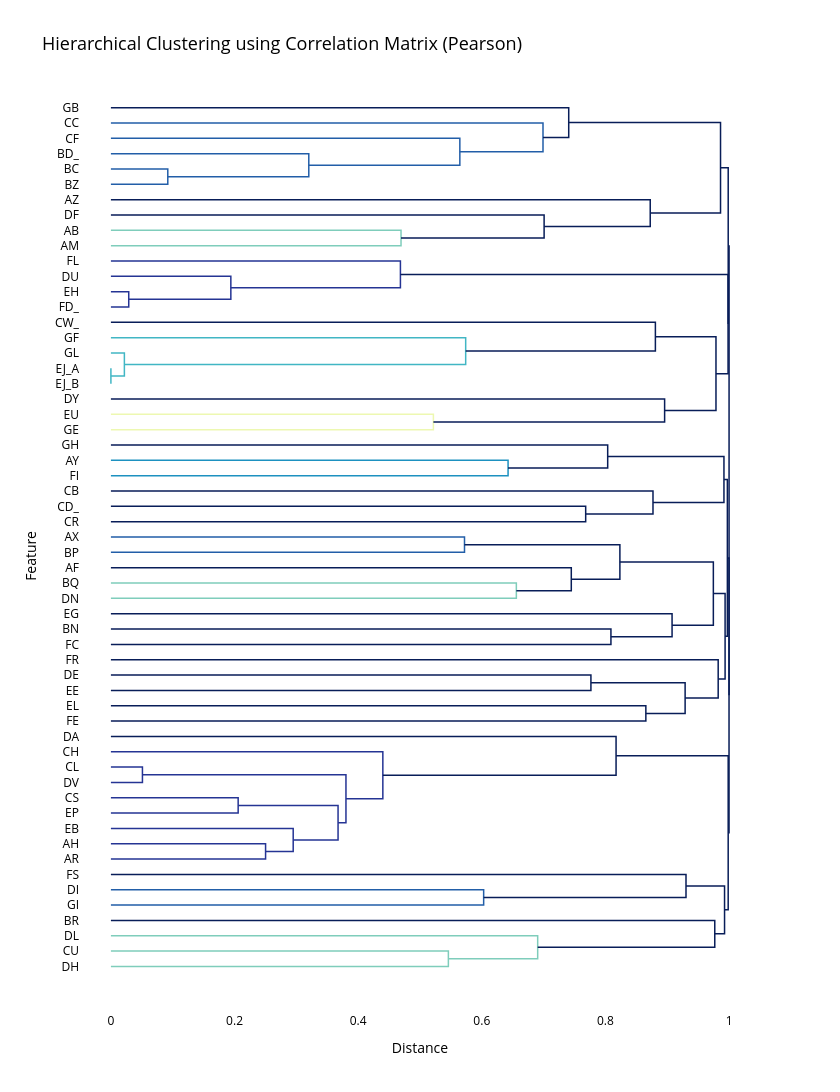

This figure's notebook cell:
### Code cell
import numpy as np

import plotly.figure_factory as ff
import plotly.express as px

from scipy.cluster.hierarchy import linkage
from scipy.spatial.distance import squareform


pearson_corr = X_train.corr(method="pearson")

dissimilarity = 1 - np.abs(pearson_corr)

FONT_COLOR = "black"
BACKGROUND_COLOR = "white"
fig = ff.create_dendrogram(
    dissimilarity,
    labels=pearson_corr.columns,
    orientation="left",
    colorscale=px.colors.sequential.YlGnBu_r,
    # squareform() returns lower triangular in compressed form - as 1D array.
    linkagefun=lambda x: linkage(squareform(dissimilarity), method="complete"),
)
fig.update_layout(
    font_color=FONT_COLOR,
    title="Hierarchical Clustering using Correlation Matrix (Pearson)",
    title_font_size=18,
    plot_bgcolor=BACKGROUND_COLOR,
    paper_bgcolor=BACKGROUND_COLOR,
    height=1340,
    width=840,
    yaxis=dict(
        showline=False,
        title="Feature",
        ticks="",
    ),
    xaxis=dict(
        showline=False,
        title="Distance",
        ticks="",
        range=[-0.05, 1.05],
    ),
)
fig.update_traces(line_width=1.5)
fig.show()

### Figure 1 — Plotly figure (JSON) as saved in the notebook; plotly's stock layout.template omitted (floating-point values rounded to 4 significant figures)
{"data": [{"hoverinfo": "text", "line": {"width": 1.5}, "marker": {"color": "rgb(34,94,168)"}, "mode": "lines", "type": "scatter", "x": [0.0, 0.09202, 0.09202, 0.0], "xaxis": "x", "y": [-45.0, -45.0, -55.0, -55.0], "yaxis": "y"}, {"hoverinfo": "text", "line": {"width": 1.5}, "marker": {"color": "rgb(34,94,168)"}, "mode": "lines", "type": "scatter", "x": [0.0, 0.3201, 0.3201, 0.09202], "xaxis": "x", "y": [-35.0, -35.0, -50.0, -50.0], "yaxis": "y"}, {"hoverinfo": "text", "line": {"width": 1.5}, "marker": {"color": "rgb(34,94,168)"}, "mode": "lines", "type": "scatter", "x": [0.0, 0.5645, 0.5645, 0.3201], "xaxis": "x", "y": [-25.0, -25.0, -42.5, -42.5], "yaxis": "y"}, {"hoverinfo": "text", "line": {"width": 1.5}, "marker": {"color": "rgb(34,94,168)"}, "mode": "lines", "type": "scatter", "x": [0.0, 0.699, 0.699, 0.5645], "xaxis": "x", "y": [-15.0, -15.0, -33.75, -33.75], "yaxis": "y"}, {"hoverinfo": "text", "line": {"width": 1.5}, "marker": {"color": "rgb(8,29,88)"}, "mode": "lines", "type": "scatter", "x": [0.0, 0.7406, 0.7406, 0.699], "xaxis": "x", "y": [-5.0, -5.0, -24.38, -24.38], "yaxis": "y"}, {"hoverinfo": "text", "line": {"width": 1.5}, "marker": {"color": "rgb(127,205,187)"}, "mode": "lines", "type": "scatter", "x": [0.0, 0.4693, 0.4693, 0.0], "xaxis": "x", "y": [-85.0, -85.0, -95.0, -95.0], "yaxis": "y"}, {"hoverinfo": "text", "line": {"width": 1.5}, "marker": {"color": "rgb(8,29,88)"}, "mode": "lines", "type": "scatter", "x": [0.0, 0.7008, 0.7008, 0.4693], "xaxis": "x", "y": [-75.0, -75.0, -90.0, -90.0], "yaxis": "y"}, {"hoverinfo": "text", "line": {"width": 1.5}, "marker": {"color": "rgb(8,29,88)"}, "mode": "lines", "type": "scatter", "x": [0.0, 0.8724, 0.8724, 0.7008], "xaxis": "x", "y": [-65.0, -65.0, -82.5, -82.5], "yaxis": "y"}, {"hoverinfo": "text", "line": {"width": 1.5}, "marker": {"color": "rgb(8,29,88)"}, "mode": "lines", "type": "scatter", "x": [0.7406, 0.9861, 0.9861, 0.8724], "xaxis": "x", "y": [-14.69, -14.69, -73.75, -73.75], "yaxis": "y"}, {"hoverinfo": "text", "line": {"width": 1.5}, "marker": {"color": "rgb(37,52,148)"}, "mode": "lines", "type": "scatter", "x": [0.0, 0.02885, 0.02885, 0.0], "xaxis": "x", "y": [-125.0, -125.0, -135.0, -135.0], "yaxis": "y"}, {"hoverinfo": "text", "line": {"width": 1.5}, "marker": {"color": "rgb(37,52,148)"}, "mode": "lines", "type": "scatter", "x": [0.0, 0.194, 0.194, 0.02885], "xaxis": "x", "y": [-115.0, -115.0, -130.0, -130.0], "yaxis": "y"}, {"hoverinfo": "text", "line": {"width": 1.5}, "marker": {"color": "rgb(37,52,148)"}, "mode": "lines", "type": "scatter", "x": [0.0, 0.4683, 0.4683, 0.194], "xaxis": "x", "y": [-105.0, -105.0, -122.5, -122.5], "yaxis": "y"}, {"hoverinfo": "text", "line": {"width": 1.5}, "marker": {"color": "rgb(65,182,196)"}, "mode": "lines", "type": "scatter", "x": [0.0, 2.22e-16, 2.22e-16, 0.0], "xaxis": "x", "y": [-175.0, -175.0, -185.0, -185.0], "yaxis": "y"}, {"hoverinfo": "text", "line": {"width": 1.5}, "marker": {"color": "rgb(65,182,196)"}, "mode": "lines", "type": "scatter", "x": [0.0, 0.02179, 0.02179, 2.22e-16], "xaxis": "x", "y": [-165.0, -165.0, -180.0, -180.0], "yaxis": "y"}, {"hoverinfo": "text", "line": {"width": 1.5}, "marker": {"color": "rgb(65,182,196)"}, "mode": "lines", "type": "scatter", "x": [0.0, 0.5739, 0.5739, 0.02179], "xaxis": "x", "y": [-155.0, -155.0, -172.5, -172.5], "yaxis": "y"}, {"hoverinfo": "text", "line": {"width": 1.5}, "marker": {"color": "rgb(8,29,88)"}, "mode": "lines", "type": "scatter", "x": [0.0, 0.8808, 0.8808, 0.5739], "xaxis": "x", "y": [-145.0, -145.0, -163.8, -163.8], "yaxis": "y"}, {"hoverinfo": "text", "line": {"width": 1.5}, "marker": {"color": "rgb(237,248,177)"}, "mode": "lines", "type": "scatter", "x": [0.0, 0.5217, 0.5217, 0.0], "xaxis": "x", "y": [-205.0, -205.0, -215.0, -215.0], "yaxis": "y"}, {"hoverinfo": "text", "line": {"width": 1.5}, "marker": {"color": "rgb(8,29,88)"}, "mode": "lines", "type": "scatter", "x": [0.0, 0.8957, 0.8957, 0.5217], "xaxis": "x", "y": [-195.0, -195.0, -210.0, -210.0], "yaxis": "y"}, {"hoverinfo": "text", "line": {"width": 1.5}, "marker": {"color": "rgb(8,29,88)"}, "mode": "lines", "type": "scatter", "x": [0.8808, 0.9788, 0.9788, 0.8957], "xaxis": "x", "y": [-154.4, -154.4, -202.5, -202.5], "yaxis": "y"}, {"hoverinfo": "text", "line": {"width": 1.5}, "marker": {"color": "rgb(8,29,88)"}, "mode": "lines", "type": "scatter", "x": [0.4683, 0.9984, 0.9984, 0.9788], "xaxis": "x", "y": [-113.8, -113.8, -178.4, -178.4], "yaxis": "y"}, {"hoverinfo": "text", "line": {"width": 1.5}, "marker": {"color": "rgb(8,29,88)"}, "mode": "lines", "type": "scatter", "x": [0.9861, 0.9986, 0.9986, 0.9984], "xaxis": "x", "y": [-44.22, -44.22, -146.1, -146.1], "yaxis": "y"}, {"hoverinfo": "text", "line": {"width": 1.5}, "marker": {"color": "rgb(29,145,192)"}, "mode": "lines", "type": "scatter", "x": [0.0, 0.6425, 0.6425, 0.0], "xaxis": "x", "y": [-235.0, -235.0, -245.0, -245.0], "yaxis": "y"}, {"hoverinfo": "text", "line": {"width": 1.5}, "marker": {"color": "rgb(8,29,88)"}, "mode": "lines", "type": "scatter", "x": [0.0, 0.8036, 0.8036, 0.6425], "xaxis": "x", "y": [-225.0, -225.0, -240.0, -240.0], "yaxis": "y"}, {"hoverinfo": "text", "line": {"width": 1.5}, "marker": {"color": "rgb(8,29,88)"}, "mode": "lines", "type": "scatter", "x": [0.0, 0.768, 0.768, 0.0], "xaxis": "x", "y": [-265.0, -265.0, -275.0, -275.0], "yaxis": "y"}, {"hoverinfo": "text", "line": {"width": 1.5}, "marker": {"color": "rgb(8,29,88)"}, "mode": "lines", "type": "scatter", "x": [0.0, 0.8769, 0.8769, 0.768], "xaxis": "x", "y": [-255.0, -255.0, -270.0, -270.0], "yaxis": "y"}, {"hoverinfo": "text", "line": {"width": 1.5}, "marker": {"color": "rgb(8,29,88)"}, "mode": "lines", "type": "scatter", "x": [0.8036, 0.9917, 0.9917, 0.8769], "xaxis": "x", "y": [-232.5, -232.5, -262.5, -262.5], "yaxis": "y"}, {"hoverinfo": "text", "line": {"width": 1.5}, "marker": {"color": "rgb(34,94,168)"}, "mode": "lines", "type": "scatter", "x": [0.0, 0.572, 0.572, 0.0], "xaxis": "x", "y": [-285.0, -285.0, -295.0, -295.0], "yaxis": "y"}, {"hoverinfo": "text", "line": {"width": 1.5}, "marker": {"color": "rgb(127,205,187)"}, "mode": "lines", "type": "scatter", "x": [0.0, 0.6559, 0.6559, 0.0], "xaxis": "x", "y": [-315.0, -315.0, -325.0, -325.0], "yaxis": "y"}, {"hoverinfo": "text", "line": {"width": 1.5}, "marker": {"color": "rgb(8,29,88)"}, "mode": "lines", "type": "scatter", "x": [0.0, 0.7447, 0.7447, 0.6559], "xaxis": "x", "y": [-305.0, -305.0, -320.0, -320.0], "yaxis": "y"}, {"hoverinfo": "text", "line": {"width": 1.5}, "marker": {"color": "rgb(8,29,88)"}, "mode": "lines", "type": "scatter", "x": [0.572, 0.8234, 0.8234, 0.7447], "xaxis": "x", "y": [-290.0, -290.0, -312.5, -312.5], "yaxis": "y"}, {"hoverinfo": "text", "line": {"width": 1.5}, "marker": {"color": "rgb(8,29,88)"}, "mode": "lines", "type": "scatter", "x": [0.0, 0.8089, 0.8089, 0.0], "xaxis": "x", "y": [-345.0, -345.0, -355.0, -355.0], "yaxis": "y"}, {"hoverinfo": "text", "line": {"width": 1.5}, "marker": {"color": "rgb(8,29,88)"}, "mode": "lines", "type": "scatter", "x": [0.0, 0.9078, 0.9078, 0.8089], "xaxis": "x", "y": [-335.0, -335.0, -350.0, -350.0], "yaxis": "y"}, {"hoverinfo": "text", "line": {"width": 1.5}, "marker": {"color": "rgb(8,29,88)"}, "mode": "lines", "type": "scatter", "x": [0.8234, 0.9745, 0.9745, 0.9078], "xaxis": "x", "y": [-301.2, -301.2, -342.5, -342.5], "yaxis": "y"}, {"hoverinfo": "text", "line": {"width": 1.5}, "marker": {"color": "rgb(8,29,88)"}, "mode": "lines", "type": "scatter", "x": [0.0, 0.7765, 0.7765, 0.0], "xaxis": "x", "y": [-375.0, -375.0, -385.0, -385.0], "yaxis": "y"}, {"hoverinfo": "text", "line": {"width": 1.5}, "marker": {"color": "rgb(8,29,88)"}, "mode": "lines", "type": "scatter", "x": [0.0, 0.8654, 0.8654, 0.0], "xaxis": "x", "y": [-395.0, -395.0, -405.0, -405.0], "yaxis": "y"}, {"hoverinfo": "text", "line": {"width": 1.5}, "marker": {"color": "rgb(8,29,88)"}, "mode": "lines", "type": "scatter", "x": [0.7765, 0.9289, 0.9289, 0.8654], "xaxis": "x", "y": [-380.0, -380.0, -400.0, -400.0], "yaxis": "y"}, {"hoverinfo": "text", "line": {"width": 1.5}, "marker": {"color": "rgb(8,29,88)"}, "mode": "lines", "type": "scatter", "x": [0.0, 0.9824, 0.9824, 0.9289], "xaxis": "x", "y": [-365.0, -365.0, -390.0, -390.0], "yaxis": "y"}, {"hoverinfo": "text", "line": {"width": 1.5}, "marker": {"color": "rgb(8,29,88)"}, "mode": "lines", "type": "scatter", "x": [0.9745, 0.9935, 0.9935, 0.9824], "xaxis": "x", "y": [-321.9, -321.9, -377.5, -377.5], "yaxis": "y"}, {"hoverinfo": "text", "line": {"width": 1.5}, "marker": {"color": "rgb(8,29,88)"}, "mode": "lines", "type": "scatter", "x": [0.9917, 0.9972, 0.9972, 0.9935], "xaxis": "x", "y": [-247.5, -247.5, -349.7, -349.7], "yaxis": "y"}, {"hoverinfo": "text", "line": {"width": 1.5}, "marker": {"color": "rgb(37,52,148)"}, "mode": "lines", "type": "scatter", "x": [0.0, 0.05101, 0.05101, 0.0], "xaxis": "x", "y": [-435.0, -435.0, -445.0, -445.0], "yaxis": "y"}, {"hoverinfo": "text", "line": {"width": 1.5}, "marker": {"color": "rgb(37,52,148)"}, "mode": "lines", "type": "scatter", "x": [0.0, 0.2058, 0.2058, 0.0], "xaxis": "x", "y": [-455.0, -455.0, -465.0, -465.0], "yaxis": "y"}, {"hoverinfo": "text", "line": {"width": 1.5}, "marker": {"color": "rgb(37,52,148)"}, "mode": "lines", "type": "scatter", "x": [0.0, 0.2502, 0.2502, 0.0], "xaxis": "x", "y": [-485.0, -485.0, -495.0, -495.0], "yaxis": "y"}, {"hoverinfo": "text", "line": {"width": 1.5}, "marker": {"color": "rgb(37,52,148)"}, "mode": "lines", "type": "scatter", "x": [0.0, 0.2949, 0.2949, 0.2502], "xaxis": "x", "y": [-475.0, -475.0, -490.0, -490.0], "yaxis": "y"}, {"hoverinfo": "text", "line": {"width": 1.5}, "marker": {"color": "rgb(37,52,148)"}, "mode": "lines", "type": "scatter", "x": [0.2058, 0.3674, 0.3674, 0.2949], "xaxis": "x", "y": [-460.0, -460.0, -482.5, -482.5], "yaxis": "y"}, {"hoverinfo": "text", "line": {"width": 1.5}, "marker": {"color": "rgb(37,52,148)"}, "mode": "lines", "type": "scatter", "x": [0.05101, 0.3802, 0.3802, 0.3674], "xaxis": "x", "y": [-440.0, -440.0, -471.2, -471.2], "yaxis": "y"}, {"hoverinfo": "text", "line": {"width": 1.5}, "marker": {"color": "rgb(37,52,148)"}, "mode": "lines", "type": "scatter", "x": [0.0, 0.4399, 0.4399, 0.3802], "xaxis": "x", "y": [-425.0, -425.0, -455.6, -455.6], "yaxis": "y"}, {"hoverinfo": "text", "line": {"width": 1.5}, "marker": {"color": "rgb(8,29,88)"}, "mode": "lines", "type": "scatter", "x": [0.0, 0.8172, 0.8172, 0.4399], "xaxis": "x", "y": [-415.0, -415.0, -440.3, -440.3], "yaxis": "y"}, {"hoverinfo": "text", "line": {"width": 1.5}, "marker": {"color": "rgb(34,94,168)"}, "mode": "lines", "type": "scatter", "x": [0.0, 0.603, 0.603, 0.0], "xaxis": "x", "y": [-515.0, -515.0, -525.0, -525.0], "yaxis": "y"}, {"hoverinfo": "text", "line": {"width": 1.5}, "marker": {"color": "rgb(8,29,88)"}, "mode": "lines", "type": "scatter", "x": [0.0, 0.9303, 0.9303, 0.603], "xaxis": "x", "y": [-505.0, -505.0, -520.0, -520.0], "yaxis": "y"}, {"hoverinfo": "text", "line": {"width": 1.5}, "marker": {"color": "rgb(127,205,187)"}, "mode": "lines", "type": "scatter", "x": [0.0, 0.5459, 0.5459, 0.0], "xaxis": "x", "y": [-555.0, -555.0, -565.0, -565.0], "yaxis": "y"}, {"hoverinfo": "text", "line": {"width": 1.5}, "marker": {"color": "rgb(127,205,187)"}, "mode": "lines", "type": "scatter", "x": [0.0, 0.6904, 0.6904, 0.5459], "xaxis": "x", "y": [-545.0, -545.0, -560.0, -560.0], "yaxis": "y"}, {"hoverinfo": "text", "line": {"width": 1.5}, "marker": {"color": "rgb(8,29,88)"}, "mode": "lines", "type": "scatter", "x": [0.0, 0.9768, 0.9768, 0.6904], "xaxis": "x", "y": [-535.0, -535.0, -552.5, -552.5], "yaxis": "y"}, {"hoverinfo": "text", "line": {"width": 1.5}, "marker": {"color": "rgb(8,29,88)"}, "mode": "lines", "type": "scatter", "x": [0.9303, 0.9927, 0.9927, 0.9768], "xaxis": "x", "y": [-512.5, -512.5, -543.8, -543.8], "yaxis": "y"}, {"hoverinfo": "text", "line": {"width": 1.5}, "marker": {"color": "rgb(8,29,88)"}, "mode": "lines", "type": "scatter", "x": [0.8172, 0.9985, 0.9985, 0.9927], "xaxis": "x", "y": [-427.7, -427.7, -528.1, -528.1], "yaxis": "y"}, {"hoverinfo": "text", "line": {"width": 1.5}, "marker": {"color": "rgb(8,29,88)"}, "mode": "lines", "type": "scatter", "x": [0.9972, 0.9999, 0.9999, 0.9985], "xaxis": "x", "y": [-298.6, -298.6, -477.9, -477.9], "yaxis": "y"}, {"hoverinfo": "text", "line": {"width": 1.5}, "marker": {"color": "rgb(8,29,88)"}, "mode": "lines", "type": "scatter", "x": [0.9986, 1.0, 1.0, 0.9999], "xaxis": "x", "y": [-95.16, -95.16, -388.2, -388.2], "yaxis": "y"}], "layout": {"autosize": false, "font": {"color": "black"}, "height": 1340, "hovermode": "closest", "paper_bgcolor": "white", "plot_bgcolor": "white", "showlegend": false, "title": {"font": {"size": 18}, "text": "Hierarchical Clustering using Correlation Matrix (Pearson)"}, "width": 840, "xaxis": {"mirror": "allticks", "range": [-0.05, 1.05], "rangemode": "tozero", "showgrid": false, "showline": false, "showticklabels": true, "ticks": "", "title": {"text": "Distance"}, "type": "linear", "zeroline": false}, "yaxis": {"mirror": "allticks", "rangemode": "tozero", "showgrid": false, "showline": false, "showticklabels": true, "tickmode": "array", "ticks": "", "ticktext": ["GB", "CC", "CF", "BD_", "BC", "BZ", "AZ", "DF", "AB", "AM", "FL", "DU", "EH", "FD_", "CW_", "GF", "GL", "EJ_A", "EJ_B", "DY", "EU", "GE", "GH", "AY", "FI", "CB", "CD_", "CR", "AX", "BP", "AF", "BQ", "DN", "EG", "BN", "FC", "FR", "DE", "EE", "EL", "FE", "DA", "CH", "CL", "DV", "CS", "EP", "EB", "AH", "AR", "FS", "DI", "GI", "BR", "DL", "CU", "DH"], "tickvals": [-5, -15, -25, -35, -45, -55, -65, -75, -85, -95, -105, -115, -125, -135, -145, -155, -165, -175, -185, -195, -205, -215, -225, -235, -245, -255, -265, -275, -285, -295, -305, -315, -325, -335, -345, -355, -365, -375, -385, -395, -405, -415, -425, -435, -445, -455, -465, -475, -485, -495, -505, -515, -525, -535, -545, -555, -565], "title": {"text": "Feature"}, "type": "linear", "zeroline": false}}}
